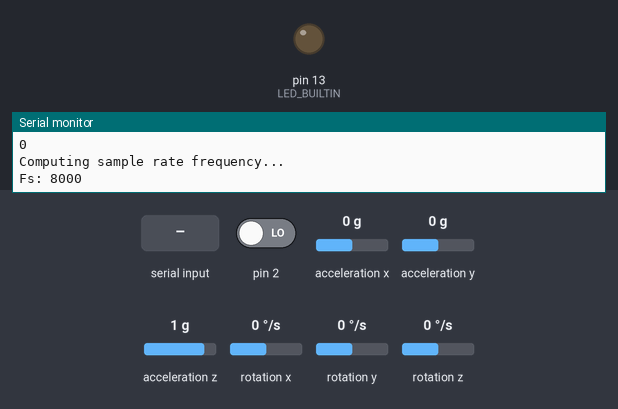
Bench run of a sketch on a simulated Arduino Uno, built with avr-gcc and run on an emulated ATmega328P. On the bench: output pins drawn as LEDs (lit = HIGH), the last lines printed to the serial monitor. The inputs (shaded band) are chosen by the test bench; at power-on: pin 2 LOW, acceleration x 0 g, acceleration y 0 g, acceleration z 1 g, rotation x 0 °/s, rotation y 0 °/s, rotation z 0 °/s.

Above: at 1.0 s.
1.1 s: "1" received over Serial
2.6 s: pin 2 driven HIGH
At 3.8 s:
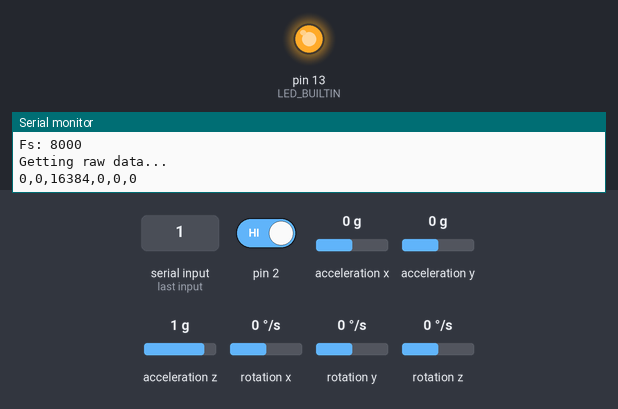
Timing chart, 0 to 5.6 s (numbered marks = the images above; inputs shaded):
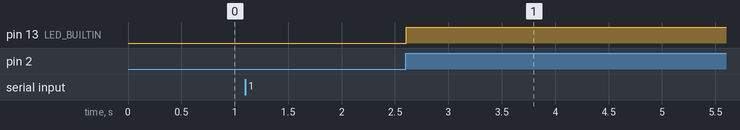

The sketch:

MPU6050_raw.ino
```cpp
#include "I2Cdev.h"
#include "MPU6050.h"

/* Use "EXECUTE_READ" to read data from the MPU, otherwise it won't do it */
#define EXECUTE_READ

/* Defined here desired samplig rate frequency in Hz */
#define SMPL_RT_FREQ 100

/* MPU6050 default I2C address is 0x68*/
MPU6050 mpu;

/* OUTPUT FORMAT DEFINITION----------------------------------------------------------------------------------
- Use "OUTPUT_READABLE_ACCELGYRO" if you want to see a tab-separated list of the accel
X/Y/Z and gyro X/Y/Z values in decimal. Easy to read, but not so easy to parse, and slower over UART.

- Use "OUTPUT_BINARY_ACCELGYRO" to send all 6 axes of data as 16-bit binary, one right after the other.
As fast as possible without compression or data loss, easy to parse, but impossible to read for a human.
This output format is used as an output.
--------------------------------------------------------------------------------------------------------------*/

#define OUTPUT_READABLE_ACCELGYRO
//#define OUTPUT_BINARY_ACCELGYRO

int16_t ax, ay, az;
int16_t gx, gy, gz;
bool blinkState;
bool newData = false;
uint8_t intStatus;

void setup() {
  /*--Start I2C interface--*/
  #if I2CDEV_IMPLEMENTATION == I2CDEV_ARDUINO_WIRE
    Wire.begin();
  #elif I2CDEV_IMPLEMENTATION == I2CDEV_BUILTIN_FASTWIRE
    Fastwire::setup(400, true);
  #endif

  /* Initialize UART communication */
  Serial.begin(38400); //Initializate Serial wo work well at 8MHz/16MHz

  /* Initialize device and check connection */
  Serial.println("Initializing MPU...");
  mpu.initialize();
  Serial.println("Testing MPU6050 connection...");
  if(mpu.testConnection() ==  false){
    Serial.println("MPU6050 connection failed");
    while(true);
  }
  else{
    Serial.println("MPU6050 connection successful");
  }

  /* Set digital low pass filter mode */
  Serial.println("Setting DLPF mode...");
  mpu.setDLPFMode(0);

  /* Get digital low pass filter mode */
  Serial.println("Getting DLPF mode...");
  uint8_t mpuDLFPMode = mpu.getDLPFMode();
  Serial.println(mpuDLFPMode);

  #ifdef EXECUTE_READ
  /* Enabling interruptions */
  Serial.println("Enabling interruptions...");
  uint8_t intStatus = mpu.getIntStatus(); // Clear the status.
  mpu.setIntFreefallEnabled(0);
  mpu.setIntMotionEnabled(0);
  mpu.setIntZeroMotionEnabled(0);
  mpu.setIntFIFOBufferOverflowEnabled(0);
  mpu.setIntI2CMasterEnabled(0);
  mpu.setIntDataReadyEnabled(1);
  mpu.setInterruptMode(0);
  mpu.setInterruptDrive(0);
  mpu.setInterruptLatch(1);
  mpu.setInterruptLatchClear(0);
  uint8_t enabledInterrupt = mpu.getIntEnabled();
  Serial.print("The enabled interruptions on the MPU6050 are: ");
  Serial.println(enabledInterrupt);
  /* Enable interrupts in digital pin 2 of Arduino */
  Serial.println("Enabling Arduino interruptions on digital pin 2...");
  attachInterrupt(digitalPinToInterrupt(2), sendDataFunction, RISING);
  #endif

  /* Set sample frequency */
  Serial.println("Setting sampling frequency...");
  uint16_t gyroSampleRateFrequency;
  if (!mpuDLFPMode | mpuDLFPMode == 7) {
    /* Base sampling rate frequency in Hz */
    gyroSampleRateFrequency = 8000;
  }
  else{
    gyroSampleRateFrequency = 1000;
  }
  uint8_t mpuDesiredSampleRateDividerRegister = gyroSampleRateFrequency/SMPL_RT_FREQ - 1;
  mpu.setRate(mpuDesiredSampleRateDividerRegister);

  /* Get SMPLRT_DIV register */
  Serial.println("Getting SMPLRT_DIV register...");
  uint8_t mpuSampleRateDivRegister = mpu.getRate();
  Serial.println(mpuSampleRateDivRegister);
  Serial.println("Computing sample rate frequency...");
  Serial.print("Fs: ");
  Serial.println(gyroSampleRateFrequency/(1 + mpuSampleRateDivRegister));

  /* Waiting for confirmation */
  uint8_t proceed = 0;
  while(!proceed){
    if (Serial.available() > 0) {
      proceed = 1;
    }
  }

  /* Procceding to get raw data */
  Serial.println("Getting raw data...");

  /*Configure board LED pin for output*/
  pinMode(LED_BUILTIN, OUTPUT);
}
void loop() {
  if (newData){
    /* Read raw accel/gyro data from the module */
    mpu.getMotion6(&ax, &ay, &az, &gx, &gy, &gz);
    /* Print the obtained data on the defined format */
    #ifdef OUTPUT_READABLE_ACCELGYRO
      Serial.print(ax); Serial.print(",");
      Serial.print(ay); Serial.print(",");
      Serial.print(az); Serial.print(",");
      Serial.print(gx); Serial.print(",");
      Serial.print(gy); Serial.print(",");
      Serial.println(gz);
    #endif

    #ifdef OUTPUT_BINARY_ACCELGYRO
      Serial.write((uint8_t)(ax >> 8)); Serial.write((uint8_t)(ax & 0xFF));
      Serial.write((uint8_t)(ay >> 8)); Serial.write((uint8_t)(ay & 0xFF));
      Serial.write((uint8_t)(az >> 8)); Serial.write((uint8_t)(az & 0xFF));
      Serial.write((uint8_t)(gx >> 8)); Serial.write((uint8_t)(gx & 0xFF));
      Serial.write((uint8_t)(gy >> 8)); Serial.write((uint8_t)(gy & 0xFF));
      Serial.write((uint8_t)(gz >> 8)); Serial.write((uint8_t)(gz & 0xFF));
    #endif
    /* Clear the interrupt status */
    intStatus = mpu.getIntStatus();
    newData = false;
    /* Blink LED to indicate activity */
    blinkState = !blinkState;
    digitalWrite(LED_BUILTIN, blinkState);
  }
}

#ifdef EXECUTE_READ
void sendDataFunction() {
  newData = true;
}
#endif
```

Measured:
- after the input at 2.6 s, pin 13 (LED_BUILTIN): LOW → HIGH at once
